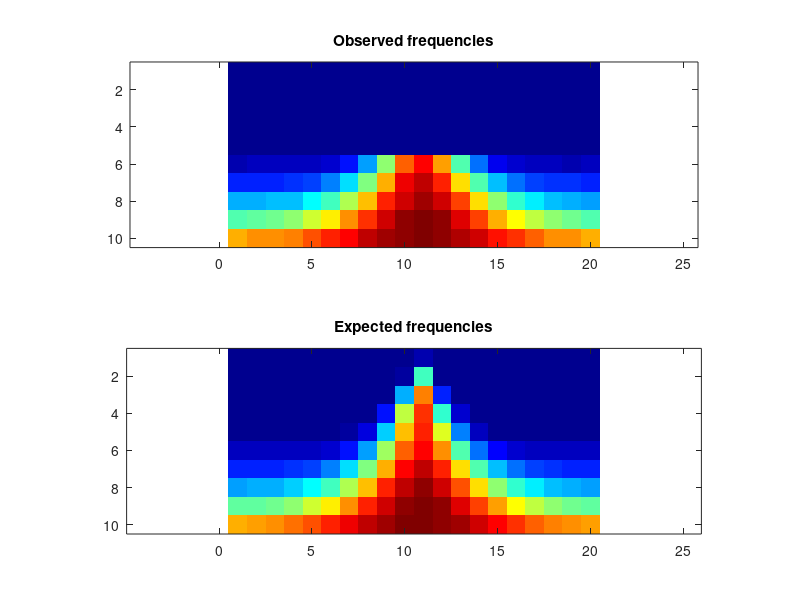

MATLAB code for this plot:
obsFrequencies = [ 0, 0, 0, 0, 0, 0, 0, 0, 0, 0, 0, 0, 0, 0, 0, 0, 0, 0, 0, 0; 0, 0, 0, 0, 0, 0, 0, 0, 0, 0, 0, 0, 0, 0, 0, 0, 0, 0, 0, 0; 0, 0, 0, 0, 0, 0, 0, 0, 0, 0, 0, 0, 0, 0, 0, 0, 0, 0, 0, 0; 0, 0, 0, 0, 0, 0, 0, 0, 0, 0, 0, 0, 0, 0, 0, 0, 0, 0, 0, 0; 0, 0, 0, 0, 0, 0, 0, 0, 0, 0, 0, 0, 0, 0, 0, 0, 0, 0, 0, 0; 765, 873, 797, 849, 954, 1294, 2171, 4545, 8627, 12938, 14605, 12044, 7539, 3723, 1735, 1086, 901, 809, 773, 820; 2502, 2513, 2590, 2674, 3125, 3970, 5643, 8313, 11735, 14889, 15645, 14000, 11033, 7463, 5026, 3760, 3109, 2759, 2671, 2476; 4815, 4755, 5025, 5276, 6072, 7305, 9066, 11544, 14116, 15539, 16197, 15436, 13622, 10830, 8506, 6935, 5954, 5159, 4856, 4659; 7607, 7745, 8026, 8693, 9617, 10727, 12313, 13889, 15496, 16630, 16895, 16510, 15049, 13664, 11822, 10456, 9276, 8499, 7989, 7529; 11737, 12149, 12251, 12546, 13219, 14162, 14636, 15781, 16224, 16529, 16730, 16524, 16098, 15339, 14448, 13789, 13105, 12388, 12167, 11801 ];
expFrequencies = [ 2.64984e-05, 2.64984e-05, 2.64984e-05, 2.64984e-05, 2.64984e-05, 2.64984e-05, 2.66266e-05, 0.000503264, 0.191667, 31.993, 777.555, 6.89898, 0.0517557, 9.64398e-05, 2.65101e-05, 2.64984e-05, 2.64984e-05, 2.64984e-05, 2.64984e-05, 2.64984e-05; 0, 0, 0, 0, 0, 5.25423e-32, 1.29532e-19, 2.45997e-09, 0.0350987, 400.417, 7184.13, 59.9312, 0.0011099, 1.03689e-11, 1.21668e-22, 2.21934e-35, 0, 0, 0, 0; 3.27128e-17, 1.7816e-16, 1.03689e-14, 3.48152e-12, 3.34533e-09, 4.40585e-06, 0.00405725, 1.66468, 198.604, 4762.68, 12454.6, 2503.76, 67.3596, 0.391052, 0.000749536, 7.03705e-07, 5.40458e-10, 6.8711e-13, 3.00878e-15, 9.00405e-17; 4.34896e-06, 8.70448e-06, 4.84157e-05, 0.000616087, 0.0137881, 0.4011, 10.9894, 210.43, 2177.22, 9298.45, 13874.9, 7058.5, 1286.4, 103.511, 4.80756, 0.167608, 0.00597829, 0.000300394, 2.8531e-05, 6.57018e-06; 0.0644283, 0.0950036, 0.249589, 1.05547, 6.20254, 42.5518, 282.951, 1508.64, 5401.49, 11512.9, 14121.1, 9992.52, 4077.08, 1013.02, 176.325, 25.8345, 3.85056, 0.701786, 0.185195, 0.0811504; 808.027, 810.192, 818.472, 844.955, 934.131, 1238.45, 2187.22, 4562.31, 8725.21, 13070.3, 14604.4, 12107.9, 7531.64, 3773.25, 1842.51, 1122.86, 899.948, 834.944, 815.37, 809.251; 2525.42, 2546, 2613.08, 2774.65, 3147.36, 3970.89, 5612.97, 8337.14, 11767.5, 14645.1, 15565.6, 14046, 10877.3, 7538.76, 5092.32, 3697.37, 3020.87, 2719.37, 2589.59, 2537.27; 4678.31, 4746.24, 4946.11, 5347.23, 6073.46, 7291.11, 9127.68, 11497.6, 13949.2, 15761.1, 16309.2, 15397.2, 13350.2, 10856.6, 8596.11, 6922.45, 5847.07, 5219.15, 4879.25, 4717.89; 7644.87, 7762.1, 8083.5, 8652.89, 9527.27, 10745.3, 12272.8, 13948, 15478.2, 16524.1, 16829.7, 16318.6, 15118.4, 13518.2, 11857.4, 10399.8, 9270.76, 8479.88, 7979.45, 7713.74; 11829.3, 11933.5, 12204.9, 12643.5, 13241.3, 13970.3, 14773.2, 15560.3, 16221.2, 16649.6, 16771.9, 16566.7, 16069.8, 15365.7, 14564.3, 13773, 13073.7, 12515.1, 12119.2, 11890.9 ];
colormap(jet);
clf; subplot(2,1,1);
imagesc(obsFrequencies);
title('Observed frequencies');
axis equal;
subplot(2,1,2);
imagesc(expFrequencies);
axis equal;
title('Expected frequencies');
